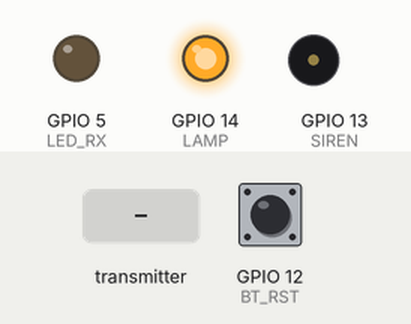
This sketch was run on a simulated ESP8266 (NodeMCU). On the bench: output pins drawn as LEDs (lit = HIGH), buzzer (waves = sounding, pin HIGH). Dashed ring = blinking. Inputs (shaded band) come from the test bench; at power-on: GPIO 12 (BT_RST) HIGH. What the sketch prints to the serial monitor is not drawn.

Above: at 1.2 s.
1.3 s: the transmitter starts sending data = 0
At 1.7 s:
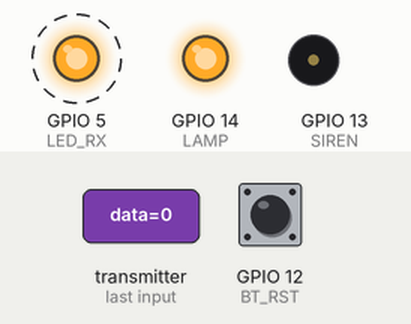
4.3 s: GPIO 12 (BT_RST) pulled LOW for 1 s
Timing chart, 0 to 13.3 s (numbered marks = the images above; inputs shaded):
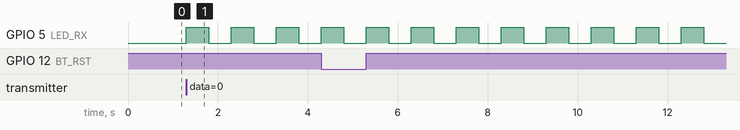

Measured:
- after the input at 1.3 s, GPIO 5 (LED_RX): alternates HIGH for 0.50 s and LOW for 0.50 s, starting at once

The sketch:

ESP8266_ESPNOW_ANDON_RX.ino
```cpp
/*
 *ALARME RX V1.0.1
 *STA MAC RX:
 *
  */
#include <Arduino.h>
#include <ESP8266WiFi.h>
#include <espnow.h>

#define LED_RX 5 //D1
#define LAMP 14 //D5
#define SIREN 13 //D7


#include <EasyButton.h>
#define BT_RST 12     //D6
EasyButton button_rst(BT_RST);


uint8_t broadcastAddress[] = {0xC8, 0xC9, 0xA3, 0x54, 0xE8, 0xC1};

bool alarm_on = false;

typedef struct struct_message {
    int data;
} struct_message;

struct_message MSG_DATA;

void setup() {
  Serial.begin(115200);

  pinMode(LED_RX, OUTPUT);
  digitalWrite(LED_RX, LOW);

  pinMode(LAMP, OUTPUT);
  digitalWrite(LAMP, HIGH);

  pinMode(SIREN, OUTPUT);
  digitalWrite(SIREN, LOW);

  WiFi.mode(WIFI_STA);
  WiFi.disconnect();
  if (esp_now_init() != 0) {
    Serial.println("Error initializing ESP-NOW");
    return;
  }

  esp_now_set_self_role(ESP_NOW_ROLE_COMBO);
  //esp_now_register_send_cb(OnDataSent);
  esp_now_add_peer(broadcastAddress, ESP_NOW_ROLE_COMBO, 1, NULL, 0);
  esp_now_register_recv_cb(OnDataRecv);

  button_rst.begin();
  button_rst.onPressedFor(500, resetAlarm);

}

void loop() {
  button_rst.read();
  //digitalWrite(LED_RX, LOW);
  //digitalWrite(SIREN, LOW);

  if(alarm_on){
    digitalWrite(SIREN, HIGH);
    delay(500);
    digitalWrite(SIREN, LOW);
    alarm_on = false;
    }

  delay(50);


}

void OnDataRecv(uint8_t * mac, uint8_t *incomingData, uint8_t len) {
  memcpy(&MSG_DATA, incomingData, sizeof(MSG_DATA));

  digitalWrite(LED_RX, !digitalRead(LED_RX));

  switch (MSG_DATA.data) {
    case 101:
      alarm_on = true;
      digitalWrite(LAMP, LOW);
      Serial.println("Entrada 1: Acionada");
      break;
  }
}

void OnDataSent(uint8_t *mac_addr, uint8_t sendStatus) {
  Serial.print("Last Packet Send Status: ");
  if (sendStatus == 0){
    Serial.println("MSG SENT SUCESS");
  }
  else{
    Serial.println("MSG SENT FAILED");
  }
}

void resetAlarm(){
  digitalWrite(LAMP, HIGH);
  digitalWrite(SIREN, LOW);
  alarm_on = false;
  Serial.println("ALARM DESATIVADO");
}
```
